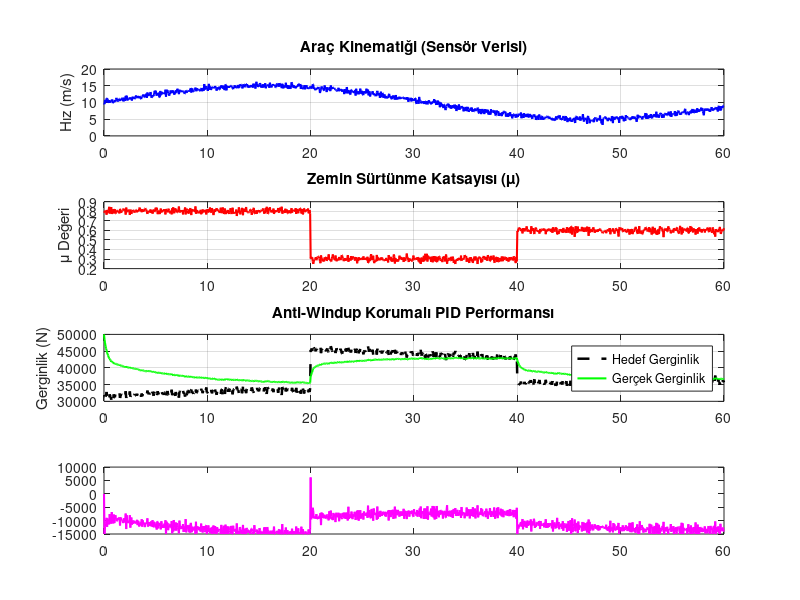

Here is the MATLAB script that generated this plot: (Note: this script raises an error after producing the figure.)
% =========================================================================
% PROJE: Yapay Zeka Destekli Adaptif Gergi Sistemli Tank Paleti
% YAZAR: Ayça Bahar Güner
% ÖZELLİK: Anti-Windup Korumalı ve Kontrol Sinyali Görselleştirmeli PID
% =========================================================================

clear; clc; close all;

%% 1. SİMÜLASYON PARAMETRELERİ
dt = 0.05;              
t_end = 60;             
t = 0:dt:t_end;         
N = length(t);

T_nominal = 50000;      
alpha = 15;             
beta = 25000;           

% PID Katsayıları
Kp = 0.8;               
Ki = 0.15;              
Kd = 0.05;              

% Aktüatör Limitleri
u_max = 15000;
u_min = -15000;

%% 2. SENTETİK SENSÖR VERİSİ (Zemin ve Hız)
v_arac = zeros(1, N);   
mu_zemin = zeros(1, N); 

for i = 1:N
    v_arac(i) = 10 + 5*sin(0.1*t(i)) + randn()*0.5; 
    
    if t(i) < 20
        mu_zemin(i) = 0.8;  % Asfalt
    elseif t(i) < 40
        mu_zemin(i) = 0.3;  % Çamur
    else
        mu_zemin(i) = 0.6;  % Kayalık
    end
    mu_zemin(i) = mu_zemin(i) + randn()*0.02; 
end

%% 3. HEDEF GERGİNLİK (ML Çıktısı Simülasyonu)
T_hedef = zeros(1, N);
for i = 1:N
    T_hedef(i) = T_nominal + alpha*(v_arac(i)^2) - beta*mu_zemin(i);
end

%% 4. ANTI-WINDUP KORUMALI PID DÖNGÜSÜ
T_gercek = zeros(1, N); 
T_gercek(1) = T_nominal;

u_history = zeros(1, N); % Kontrol sinyalini kaydetme dizisi
u_history(1) = 0;        % t=0 anında sistem dengede olduğu için aktüatör valf basıncı 0 kabul edilir

e = zeros(1, N);        
e_int = 0;              

for i = 2:N
    % Hata hesaplama
    e(i) = T_hedef(i) - T_gercek(i-1);
    
    % P ve D Terimleri
    P = Kp * e(i);
    D = Kd * (e(i) - e(i-1)) / dt;
    
    % --- ANTI-WINDUP (CLAMPING) MANTIĞI ---
    u_test = P + (Ki * e_int) + D; 
    
    if (u_test >= u_max && e(i) > 0) || (u_test <= u_min && e(i) < 0)
        % Aktüatör doyuma ulaştı! İntegral donduruldu (Windup önleme).
    else
        % Normal çalışma bölgesi: İntegral güvenle biriktirilebilir.
        e_int = e_int + e(i) * dt; 
    end
    
    I = Ki * e_int;
    u = P + I + D;
    
    % Aktüatör Çıkışını Sınırla (Saturation)
    if u > u_max, u = u_max; end
    if u < u_min, u = u_min; end
    
    u_history(i) = u; % Çizim için kontrol sinyalini kaydet
    
    % Dinamik Güncelleme (Gecikme Modeli)
    tau = 0.5; 
    dT = (u - (T_gercek(i-1) - T_nominal)) / tau;
    T_gercek(i) = T_gercek(i-1) + dT * dt;
end

%% 5. GÖRSELLEŞTİRME
figure('Name', 'Anti-Windup Korumalı Adaptif Gergi Sistemi', 'Position', [100, 50, 900, 850]);

% 1. Grafik: Hız
subplot(4,1,1);
plot(t, v_arac, 'b', 'LineWidth', 1.5);
title('Araç Kinematiği (Sensör Verisi)');
ylabel('Hız (m/s)'); grid on;

% 2. Grafik: Zemin Sürtünmesi
subplot(4,1,2);
plot(t, mu_zemin, 'r', 'LineWidth', 1.5);
title('Zemin Sürtünme Katsayısı (\mu)');
ylabel('\mu Değeri'); grid on;

% 3. Grafik: Gerginlik Takibi
subplot(4,1,3);
plot(t, T_hedef, 'k--', 'LineWidth', 1.8); hold on;
plot(t, T_gercek, 'g', 'LineWidth', 1.5);
title('Anti-Windup Korumalı PID Performansı');
ylabel('Gerginlik (N)'); 
legend('Hedef Gerginlik', 'Gerçek Gerginlik', 'Location', 'Best');
grid on;

% 4. Grafik: Kontrol Sinyali ve Limitler
subplot(4,1,4);
plot(t, u_history, 'm', 'LineWidth', 1.5); hold on;
yline(u_max, 'r--', 'Maks. Valf Basıncı', 'LabelHorizontalAlignment', 'left');
yline(u_min, 'r--', 'Min. Valf Basıncı', 'LabelHorizontalAlignment', 'left');
title('Aktüatör Kontrol Sinyali (u) ve Fiziksel Limitler');
ylabel('Kuvvet (N)'); xlabel('Zaman (s)');
ylim([-18000 18000]);
grid on;
